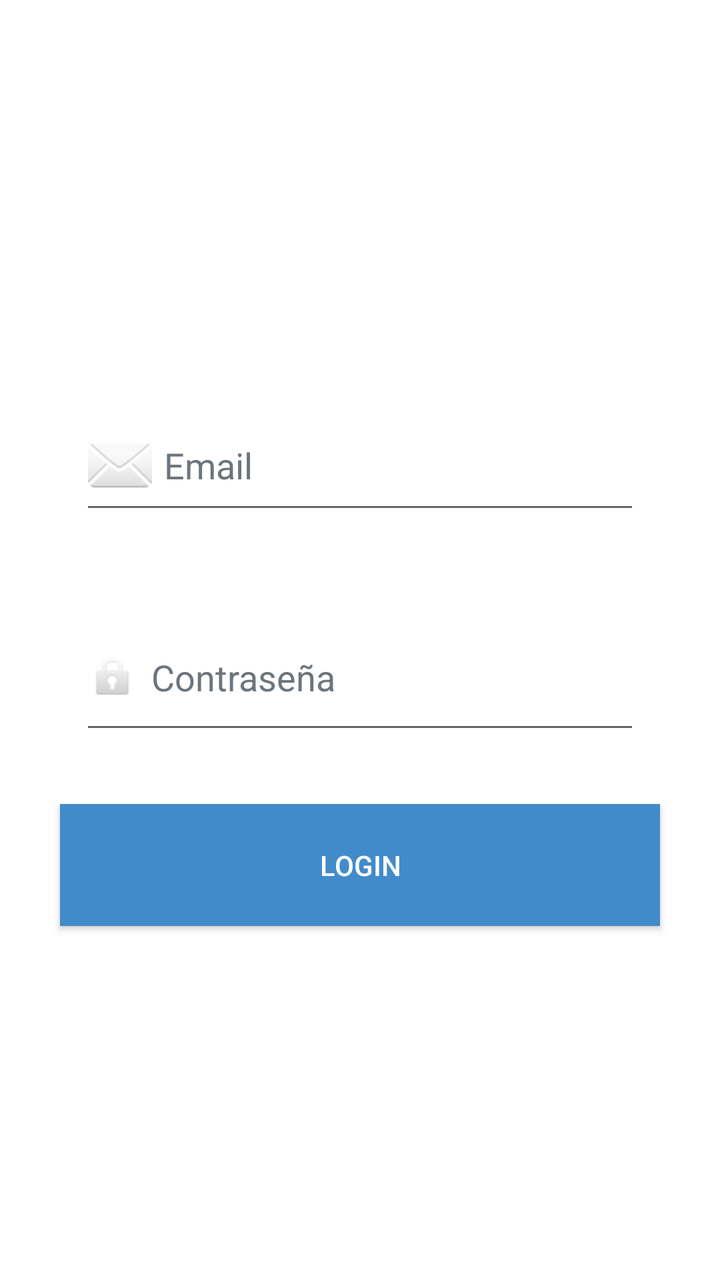
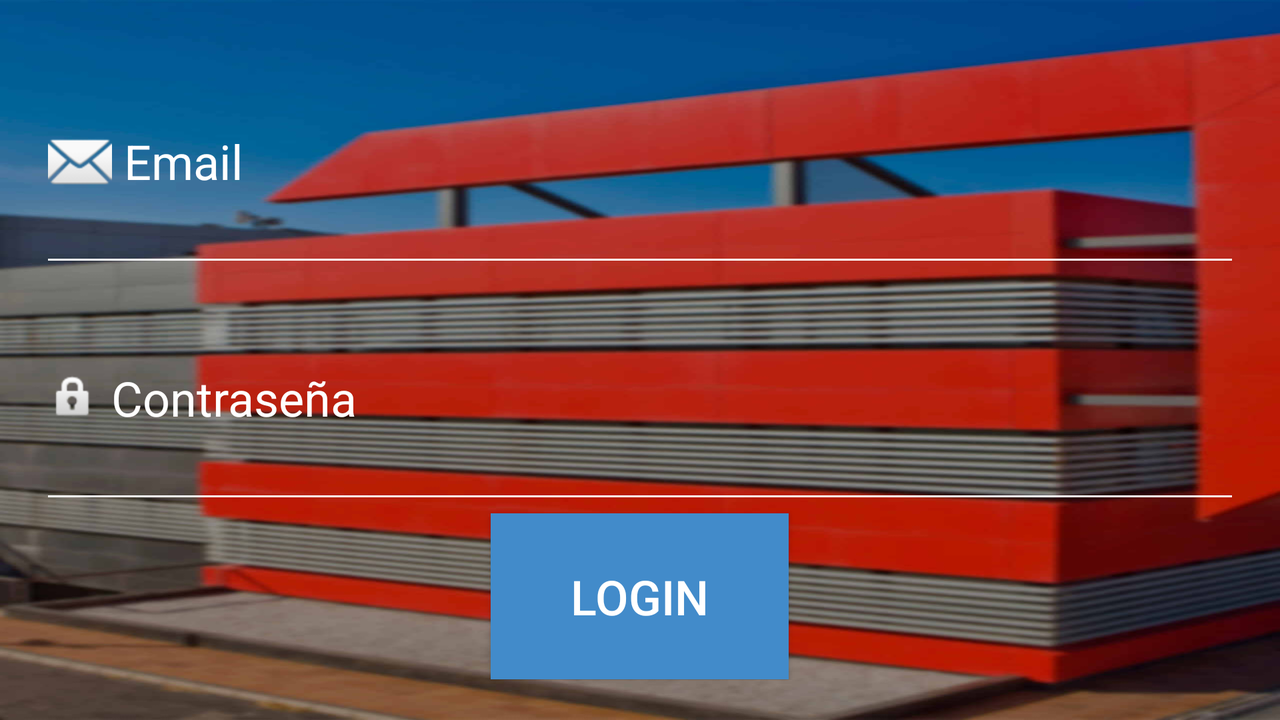

One screen, two layout resources from the same app: the default and the author's alternative for another configuration. Each is rendered where Android would select it; the XML of both is given below.
<!-- AndroidManifest.xml: application theme AppTheme -->
<!-- res/layout/activity_login.xml -->
<?xml version="1.0" encoding="utf-8"?>
<LinearLayout xmlns:android="http://schemas.android.com/apk/res/android"
    xmlns:app="http://schemas.android.com/apk/res-auto"
    xmlns:tools="http://schemas.android.com/tools"
    android:layout_width="match_parent"
    android:layout_height="match_parent"
    android:orientation="vertical"
    tools:context=".Login">

    <LinearLayout
        android:layout_width="match_parent"
        android:layout_height="match_parent"
        android:layout_weight="1"
        android:background="@android:color/white"
        android:gravity="center_vertical|center_horizontal"
        android:orientation="vertical"
        android:padding="20dp">

        <Space
            android:layout_width="match_parent"
            android:layout_height="147dp"
            android:layout_weight="2" />

        <EditText
            android:id="@+id/loginEmail"
            android:layout_width="match_parent"
            android:layout_height="wrap_content"
            android:layout_margin="20dp"
            android:drawableLeft="@android:drawable/ic_dialog_email"
            android:drawablePadding="6dp"
            android:ems="10"
            android:hint="Email"
            android:inputType="textEmailAddress"
            android:textColor="#6c757d"
            android:textColorHint="#6c757d"
            tools:layout_editor_absoluteX="72dp"
            tools:layout_editor_absoluteY="121dp"
            android:layout_weight="2"/>

        <EditText
            android:id="@+id/loginPassword"
            android:layout_width="match_parent"
            android:layout_height="57dp"
            android:layout_margin="20dp"
            android:layout_weight="2"
            android:drawableLeft="@android:drawable/ic_lock_idle_lock"
            android:drawablePadding="6dp"
            android:ems="10"
            android:hint="Contraseña"
            android:inputType="textPassword"
            android:textColor="#6c757d"
            android:textColorHint="#6c757d"
            tools:layout_editor_absoluteX="72dp"
            tools:layout_editor_absoluteY="197dp" />

        <Button
            android:id="@+id/btnLogin"
            android:layout_width="match_parent"
            android:layout_height="wrap_content"
            android:layout_margin="10dp"
            android:background="@color/AzulBootstrap"
            android:text="Login"
            android:textColor="@android:color/white"
            android:layout_weight="2"/>

        <Space
            android:layout_width="match_parent"
            android:layout_height="134dp"
            android:layout_weight="2" />
    </LinearLayout>


</LinearLayout>
<!-- resources referenced by this layout -->
<resources>
  <color name="AzulBootstrap">#428bca</color>
  <style name="AppTheme" parent="Theme.AppCompat.Light.DarkActionBar">
          
          <item name="colorPrimary">@color/colorPrimary</item>
          <item name="colorPrimaryDark">@color/colorPrimaryDark</item>
          <item name="colorAccent">@color/AzulBootstrap</item>
      </style>
  <color name="colorPrimary">#FF0011</color>
  <color name="colorPrimaryDark">#FF0000</color>
</resources>
<!-- res/layout-land/activity_login.xml (the author's variant of the layout above) -->
<!-- drawn on the phone turned sideways -->
<?xml version="1.0" encoding="utf-8"?>
<LinearLayout xmlns:android="http://schemas.android.com/apk/res/android"
    xmlns:app="http://schemas.android.com/apk/res-auto"
    xmlns:tools="http://schemas.android.com/tools"
    android:layout_width="match_parent"
    android:layout_height="match_parent"
    android:orientation="vertical"
    tools:context=".Activities.Login">

    <LinearLayout
        android:layout_width="match_parent"
        android:layout_height="match_parent"
        android:layout_weight="1"
        android:background="@drawable/background"
        android:gravity="center_vertical|center_horizontal"
        android:orientation="vertical"
        android:padding="20dp">

        <EditText
            android:id="@+id/loginEmail"
            android:layout_width="match_parent"
            android:layout_height="0dp"
            android:layout_weight="1"
            android:backgroundTint="@android:color/white"
            android:drawableLeft="@android:drawable/ic_dialog_email"
            android:drawablePadding="6dp"
            android:ems="10"
            android:hint="Email"
            android:inputType="textEmailAddress"
            android:textColor="@android:color/white"
            android:textColorHint="@android:color/white"
            android:textSize="24sp" />

        <EditText
            android:id="@+id/loginPassword"
            android:layout_width="match_parent"
            android:layout_height="0dp"
            android:layout_weight="1"
            android:backgroundTint="@android:color/white"
            android:drawableLeft="@android:drawable/ic_lock_idle_lock"
            android:drawablePadding="6dp"
            android:ems="10"
            android:hint="Contraseña"
            android:inputType="textPassword"
            android:textColor="@android:color/white"
            android:textColorHint="@android:color/white"
            android:textSize="24sp" />

        <Button
            android:id="@+id/btnLogin"
            android:layout_width="wrap_content"
            android:layout_height="0dp"
            android:layout_weight="0.7"
            android:background="@color/AzulBootstrap"
            android:paddingLeft="40dp"
            android:paddingRight="40dp"
            android:text="Login"
            android:textColor="@android:color/white"
            android:textSize="24sp" />

    </LinearLayout>


</LinearLayout>
<!-- resources referenced by the variant -->
<!-- as the phone turned sideways resolves them -->
<resources>
  <color name="AzulBootstrap">#428bca</color>
  <!-- drawable background: jpg bitmap (drawable, 98092 bytes) -->
  <style name="AppTheme" parent="Theme.AppCompat.Light.DarkActionBar">
          
          <item name="colorPrimary">@color/colorPrimary</item>
          <item name="colorPrimaryDark">@color/colorPrimaryDark</item>
          <item name="colorAccent">@color/AzulBootstrap</item>
      </style>
  <color name="colorPrimary">#FF0011</color>
  <color name="colorPrimaryDark">#FF0000</color>
</resources>
